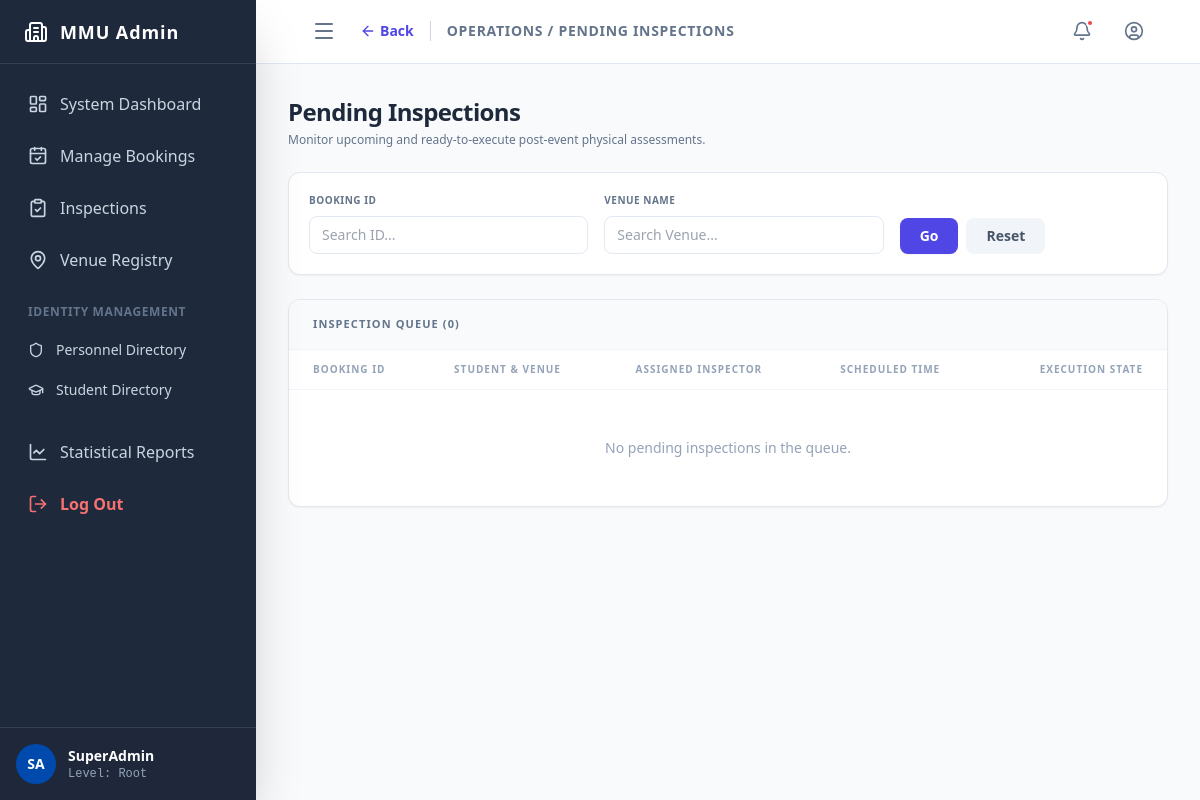
Page /admin/pending_inspections.php (signed in) on the earlier database version.
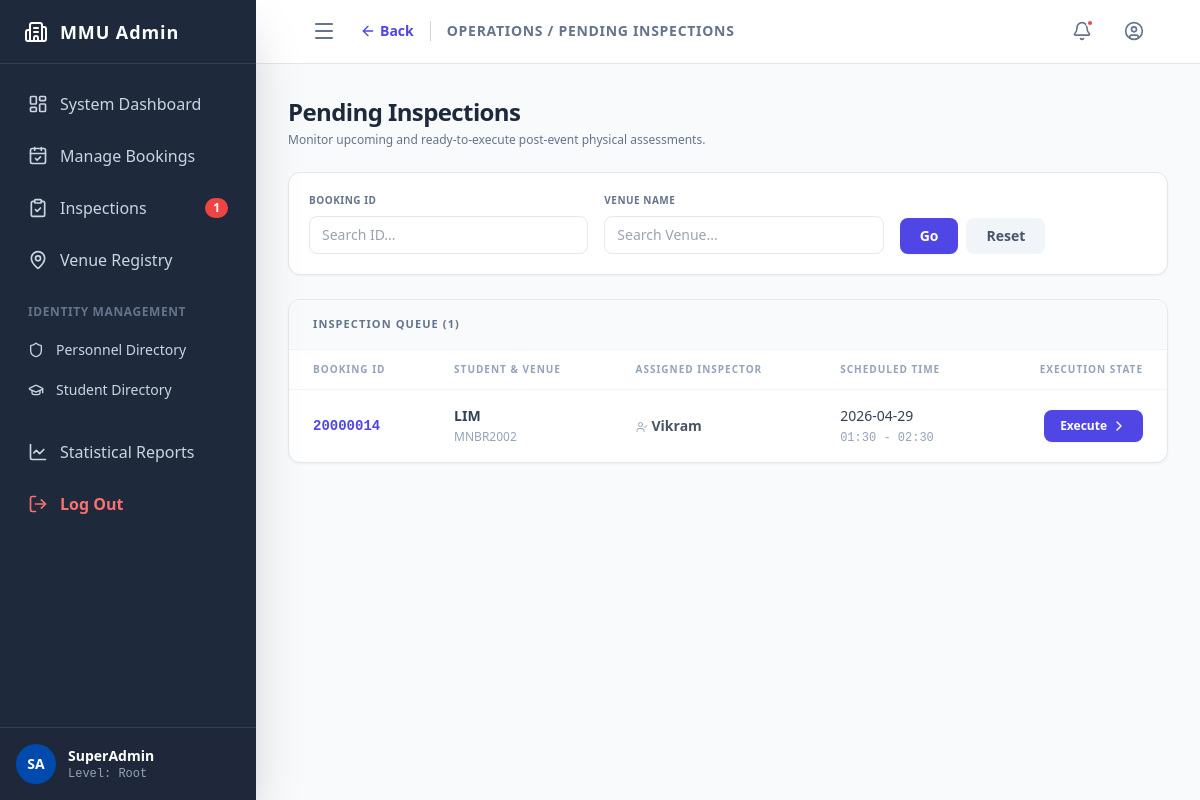
Same page on the later database version.
### tables this page shows
CREATE TABLE `booking` (
  `bid` int(10) UNSIGNED NOT NULL,
  `uid` varchar(15) NOT NULL,
  `vid` int(10) UNSIGNED NOT NULL,
  `date_booked` date NOT NULL,
  `time_start` time NOT NULL,
  `time_end` time NOT NULL,
  `status` enum('pending','approved','rejected','completed') NOT NULL DEFAULT 'pending',
  `payment_status` enum('unpaid','paid','refunded') NOT NULL DEFAULT 'unpaid',
  `transaction_ref` varchar(50) DEFAULT NULL,
  `purpose` varchar(100) NOT NULL,
  `aid` int(10) UNSIGNED DEFAULT NULL,
  `approve_date` datetime DEFAULT NULL,
  `created_at` timestamp NOT NULL DEFAULT current_timestamp()
);

CREATE TABLE `user` (
  `uid` varchar(15) NOT NULL,
  `username` varchar(50) NOT NULL,
  `email` varchar(100) NOT NULL,
  `password` varchar(255) NOT NULL,
  `phone_num` varchar(20) NOT NULL,
  `created_at` timestamp NOT NULL DEFAULT current_timestamp()
);

CREATE TABLE `venue` (
  `vid` int(10) UNSIGNED NOT NULL,
  `vname` varchar(100) NOT NULL,
  `category` varchar(50) NOT NULL,
  `max_cap` int(10) UNSIGNED NOT NULL,
  `deposit` decimal(10,2) UNSIGNED NOT NULL,
  `status` enum('available','maintenance','booked') NOT NULL DEFAULT 'available',
  `pic` varchar(255) DEFAULT NULL,
  `description` text NOT NULL
);

CREATE TABLE `staff` (
  `sid` int(10) UNSIGNED NOT NULL,
  `staff_name` varchar(50) NOT NULL,
  `email` varchar(100) NOT NULL,
  `password` varchar(255) NOT NULL,
  `phone_num` varchar(20) NOT NULL,
  `position` enum('inspector','manager','admin') DEFAULT 'inspector',
  `created_at` timestamp NOT NULL DEFAULT current_timestamp()
);

### admin/pending_inspections.php (the view, shortened to what this page needs)
<?php
require_once '../config/db.php';
$filter_bid = $_GET['f_bid'] ?? '';
$filter_venue = $_GET['f_venue'] ?? '';
$sql = "SELECT
            b.bid,
            b.date_booked,
            b.time_start,
            b.time_end,
            b.status AS booking_status,
            u.username,
            v.vname,
            s.staff_name AS inspector_name
        FROM inspection i
        JOIN booking b ON i.bid = b.bid
        JOIN user u ON b.uid = u.uid
        JOIN venue v ON b.vid = v.vid
        JOIN staff s ON i.sid = s.sid
        WHERE i.ins_status = 'pending'";
$sql .= " ORDER BY b.date_booked ASC, b.time_start ASC";
$result = $conn->query($sql);
?>
<!DOCTYPE html>
<html lang="en">
<head>
    <script src="https://cdn.tailwindcss.com"></script>
    <link rel="stylesheet" href="layout.css?v=1.2">
</head>
<body class="bg-[#f7f9fa] text-slate-800 font-sans antialiased h-screen flex overflow-hidden">
    <?php include('../includes/admin_sidebar.php'); ?>
    <main class="flex-1 flex flex-col h-screen overflow-hidden relative bg-slate-50">
        <header class="h-16 glass-panel border-b border-slate-200 flex items-center justify-between px-6 z-10 shrink-0">
            <?php
            $topbar_content = '
            <div class="flex items-center">
                <a href="inspections.php" class="text-sm font-bold text-indigo-600 hover:text-indigo-800 flex items-center mr-4 transition-colors">
                    <i data-lucide="arrow-left" class="w-4 h-4 mr-1"></i> Back
                </a>
                <h2 class="text-sm font-bold text-slate-500 uppercase tracking-wider border-l border-slate-300 pl-4">Operations / Pending Inspections</h2>
            </div>';
            include('../includes/admin_topbar.php');
            ?>
        </header>
        <div class="flex-1 overflow-y-auto p-8 scroll-smooth">
            <div class="mb-6 flex justify-between items-end">
                <div>
                    <h1 class="text-2xl font-extrabold text-slate-800 tracking-tight">Pending Inspections</h1>
                    <p class="text-xs text-slate-500 mt-1">Monitor upcoming and ready-to-execute post-event physical assessments.</p>
                </div>
            </div>
            <div class="bg-white p-5 rounded-xl shadow-sm border border-slate-200 mb-6">
                <form method="GET" class="flex flex-wrap md:flex-nowrap gap-4 items-end">
                    <div class="w-full md:w-1/3">
                        <label class="block text-[10px] font-bold text-slate-500 uppercase tracking-wider mb-2">Booking ID</label>
                        <input type="text" name="f_bid" value="<?php echo htmlspecialchars($filter_bid); ?>" placeholder="Search ID..." class="w-full px-3 py-2 border border-slate-200 rounded-lg text-sm focus:border-indigo-500 outline-none transition-all">
                    </div>
                    <div class="w-full md:w-1/3">
                        <label class="block text-[10px] font-bold text-slate-500 uppercase tracking-wider mb-2">Venue Name</label>
                        <input type="text" name="f_venue" value="<?php echo htmlspecialchars($filter_venue); ?>" placeholder="Search Venue..." class="w-full px-3 py-2 border border-slate-200 rounded-lg text-sm focus:border-indigo-500 outline-none transition-all">
                    </div>
                    <div class="w-full md:w-auto flex space-x-2">
                        <button type="submit" class="px-5 py-2 bg-indigo-600 text-white text-sm font-bold rounded-lg hover:bg-indigo-700 transition shadow-sm">Go</button>
                        <a href="pending_inspections.php" class="px-5 py-2 bg-slate-100 text-slate-600 text-sm font-bold rounded-lg hover:bg-slate-200 transition">Reset</a>
                    </div>
                </form>
            </div>
            <div class="bg-white rounded-xl shadow-sm border border-slate-200 overflow-hidden">
                <div class="px-6 py-4 border-b border-slate-100 bg-slate-50 flex justify-between items-center">
                    <h3 class="text-[11px] font-black text-slate-500 uppercase tracking-widest">Inspection Queue (<?php echo $result->num_rows; ?>)</h3>
                </div>
                <table class="w-full text-left border-collapse">
                    <thead class="bg-white text-[10px] text-slate-400 font-black uppercase tracking-widest border-b border-slate-100">
                        <tr>
                            <th class="px-6 py-3">Booking ID</th>
                            <th class="px-6 py-3">Student & Venue</th>
                            <th class="px-6 py-3">Assigned Inspector</th>
                            <th class="px-6 py-3">Scheduled Time</th>
                            <th class="px-6 py-3 text-right">Execution State</th>
                        </tr>
                    </thead>
                    <tbody class="text-sm divide-y divide-slate-50">
                        <?php if ($result && $result->num_rows > 0): ?>
                            <?php while($row = $result->fetch_assoc()):
                                $time_range = date('H:i', strtotime($row['time_start'])) . ' - ' . date('H:i', strtotime($row['time_end']));
                                $is_ready = ($row['booking_status'] === 'completed');
                            ?>
                            <tr class="hover:bg-slate-50 transition-colors">
                                <td class="px-6 py-4 font-mono font-bold <?php echo $is_ready ? 'text-indigo-600' : 'text-slate-400'; ?>"><?php echo htmlspecialchars($row['bid']); ?></td>
                                <td class="px-6 py-4">
                                    <span class="font-bold <?php echo $is_ready ? 'text-slate-700' : 'text-slate-500'; ?> block"><?php echo htmlspecialchars($row['username']); ?></span>
                                    <span class="text-xs text-slate-400"><?php echo htmlspecialchars($row['vname']); ?></span>
                                </td>
                                <td class="px-6 py-4 font-bold text-slate-600">
                                    <i data-lucide="user-check" class="w-3 h-3 inline mr-1 text-slate-400"></i><?php echo htmlspecialchars($row['inspector_name']); ?>
                                </td>
                                <td class="px-6 py-4 font-medium">
                                    <span class="block <?php echo $is_ready ? 'text-slate-700' : 'text-slate-500'; ?>"><?php echo htmlspecialchars($row['date_booked']); ?></span>
                                    <span class="text-xs font-mono text-slate-400"><?php echo $time_range; ?></span>
                                </td>
                                <td class="px-6 py-4 text-right">
                                    <?php if ($is_ready): ?>
                                        <button onclick="window.location.href='execute_inspection.php?bid=<?php echo urlencode($row['bid']); ?>'" class="px-4 py-2 text-xs font-bold text-white bg-indigo-600 hover:bg-indigo-700 rounded-lg transition shadow-sm flex items-center ml-auto">
                                            Execute <i data-lucide="chevron-right" class="w-4 h-4 ml-1"></i>
                                        </button>
                                    <?php endif; ?>
                                </td>
                            </tr>
                            <?php endwhile; ?>
                        <?php else: ?>
                            <tr><td colspan="5" class="px-6 py-12 text-center text-slate-400 font-medium">No pending inspections in the queue.</td></tr>
                        <?php endif; ?>
                    </tbody>
                </table>
            </div>
        </div>
    </main>
</body>
</html>

### includes/admin_sidebar.php (shortened to what this page needs)
<?php
$current_page = basename($_SERVER['PHP_SELF']);
$pending_inspections_count = 0;
if (isset($conn)) {
    $sql_bookings_count = "SELECT COUNT(*) FROM booking WHERE status = 'pending' AND payment_status = 'paid'";
    $res_bookings = $conn->query($sql_bookings_count);
    $sql_inspections_count = "SELECT COUNT(*) FROM booking WHERE status = 'completed' AND payment_status = 'paid'";
    $res_inspections = $conn->query($sql_inspections_count);
    if ($res_inspections) {
        $pending_inspections_count = $res_inspections->fetch_row()[0];
    }
}
?>
<aside id="system-sidebar" class="mmu-sidebar bg-mmu-dark text-white flex flex-col shadow-2xl z-20 shrink-0">
    <div class="brand-header h-16 flex items-center px-6 border-b border-slate-700 shrink-0 transition-all">
        <i data-lucide="building-2" class="w-6 h-6 text-mmu-accent shrink-0"></i>
        <span class="ml-3 text-lg font-bold tracking-wider brand-text">MMU Admin</span>
    </div>
    <nav class="flex-1 overflow-y-auto py-4">
        <ul class="space-y-1 px-3">
            <li>
                <a href="dashboard.php" class="nav-item flex items-center px-4 py-3 <?php echo ($current_page == 'dashboard.php') ? 'bg-mmu-blue' : 'text-slate-300 hover:bg-slate-800'; ?> rounded-lg transition-colors">
                    <i data-lucide="layout-dashboard" class="w-5 h-5 shrink-0"></i>
                    <span class="ml-3 font-medium nav-text">System Dashboard</span>
                </a>
            </li>
            <li>
                <a href="manage_bookings.php" class="nav-item flex items-center px-4 py-3 <?php echo ($current_page == 'manage_bookings.php') ? 'bg-mmu-blue' : 'text-slate-300 hover:bg-slate-800'; ?> rounded-lg transition-colors">
                    <i data-lucide="calendar-check" class="w-5 h-5 shrink-0"></i>
                    <span class="ml-3 font-medium nav-text">Manage Bookings</span>
                </a>
            </li>
            <li>
                <a href="inspections.php" class="nav-item flex items-center px-4 py-3 <?php echo ($current_page == 'inspections.php') ? 'bg-mmu-blue' : 'text-slate-300 hover:bg-slate-800'; ?> rounded-lg transition-colors">
                    <i data-lucide="clipboard-check" class="w-5 h-5 shrink-0"></i>
                    <span class="ml-3 font-medium nav-text">Inspections</span>
                    <?php if ($pending_inspections_count > 0): ?>
                        <span class="ml-auto bg-red-500 text-white text-xs font-bold px-2 py-0.5 rounded-full nav-badge"><?php echo $pending_inspections_count; ?></span>
                    <?php endif; ?>
                </a>
            </li>
            <li>
                <a href="manage_venues.php" class="nav-item flex items-center px-4 py-3 <?php echo ($current_page == 'manage_venues.php') ? 'bg-mmu-blue' : 'text-slate-300 hover:bg-slate-800'; ?> rounded-lg transition-colors">
                    <i data-lucide="map-pin" class="w-5 h-5 shrink-0"></i>
                    <span class="ml-3 font-medium nav-text">Venue Registry</span>
                </a>
            </li>
            <li class="pt-4 pb-2 px-4 text-xs font-semibold text-slate-500 uppercase tracking-wider nav-header">Identity Management</li>
            <li>
                <a href="manage_admins.php" class="nav-item flex items-center px-4 py-2 <?php echo ($current_page == 'manage_admins.php' || $current_page == 'add_admin.php') ? 'bg-mmu-blue' : 'text-slate-300 hover:bg-slate-800'; ?> rounded-lg transition-colors">
                    <i data-lucide="shield" class="w-4 h-4 shrink-0 text-mmu-accent"></i>
                    <span class="ml-3 font-medium text-sm nav-text">Personnel Directory</span>
                </a>
            </li>
            <li>
                <a href="manage_students.php" class="nav-item flex items-center px-4 py-2 <?php echo ($current_page == 'manage_students.php' || $current_page == 'add_student.php') ? 'bg-mmu-blue' : 'text-slate-300 hover:bg-slate-800'; ?> rounded-lg transition-colors">
                    <i data-lucide="graduation-cap" class="w-4 h-4 shrink-0"></i>
                    <span class="ml-3 font-medium text-sm nav-text">Student Directory</span>
                </a>
            </li>
            <li class="pt-4 nav-header">
                <a href="report.php" class="nav-item flex items-center px-4 py-3 <?php echo ($current_page == 'report.php') ? 'bg-mmu-blue' : 'text-slate-300 hover:bg-slate-800'; ?> rounded-lg transition-colors">
                    <i data-lucide="line-chart" class="w-5 h-5 shrink-0"></i>
                    <span class="ml-3 font-medium nav-text">Statistical Reports</span>
                </a>
            </li>
            <li class="mt-4">
                <a href="../actions/logout.php" class="nav-item flex items-center px-4 py-3 text-red-400 hover:bg-red-500/10 hover:text-red-300 rounded-lg transition-colors">
                    <i data-lucide="log-out" class="w-5 h-5 shrink-0"></i>
                    <span class="ml-3 font-bold nav-text">Log Out</span>
                </a>
            </li>
        </ul>
    </nav>
    <div class="profile-container flex items-center p-4 border-t border-slate-700 bg-slate-800/50 shrink-0">
        <div class="w-10 h-10 rounded-full bg-mmu-blue flex items-center justify-center text-sm font-bold shrink-0">
            <?php echo isset($_SESSION['role']) && $_SESSION['role'] === 'super_admin' ? 'SA' : 'A'; ?>
        </div>
        <div class="ml-3 profile-text overflow-hidden flex-1">
            <p class="text-sm font-bold text-white truncate">
                <?php echo isset($_SESSION['full_name']) ? htmlspecialchars($_SESSION['full_name']) : 'Administrator'; ?>
            </p>
            <p class="text-xs text-slate-400 font-mono truncate">
                Level: <?php echo isset($_SESSION['role']) ? ($_SESSION['role'] === 'super_admin' ? 'Root' : 'Standard') : 'Unknown'; ?>
            </p>
        </div>
    </div>
</aside>

### includes/admin_topbar.php (shortened to what this page needs)
<header class="w-full h-16 glass-panel border-b border-slate-200 flex items-center justify-between px-6 z-10 shrink-0">
    <div class="flex items-center">
        <button onclick="toggleSidebar()" class="p-2 mr-4 text-slate-500 hover:text-mmu-blue transition-colors rounded-lg hover:bg-slate-100 focus:outline-none">
            <i data-lucide="menu" class="w-6 h-6"></i>
        </button>
        <?php echo isset($topbar_content) ? $topbar_content : ''; ?>
    </div>
    <div class="flex items-center space-x-4">
        <button class="relative p-2 text-slate-500 hover:text-mmu-blue transition-colors rounded-full hover:bg-slate-100">
            <i data-lucide="bell" class="w-5 h-5"></i>
            <span class="absolute top-1.5 right-1.5 w-2 h-2 bg-red-500 rounded-full border-2 border-white"></span>
        </button>
        <a href="profile.php" class="p-2 text-slate-500 hover:text-mmu-blue rounded-full hover:bg-slate-100 transition-colors" title="Entity Configuration">
            <i data-lucide="user-circle" class="w-5 h-5"></i>
        </a>
    </div>
</header>

### admin/layout.css (style rules this page uses)
.glass-panel { background: rgba(255, 255, 255, 0.95); backdrop-filter: blur(10px); -webkit-backdrop-filter: blur(10px); }
.mmu-sidebar { width: 16rem; transition: width 0.3s cubic-bezier(0.4, 0, 0.2, 1); white-space: nowrap; overflow-x: hidden; will-change: width; }
.brand-header { transition: padding 0.3s ease; }

Differences in the rows shown:
added booking: bid "20000014", uid.username "LIM", vid.vname "MNBR2002", staff.staff_name "Vikram", date_booked "2026-04-29", time_range "01:30 - 02:30"
Other differences:
$pending_inspections_count: (not shown) → "1"
$result->num_rows: "0" → "1"
text no longer shown: "No pending inspections in the queue."
